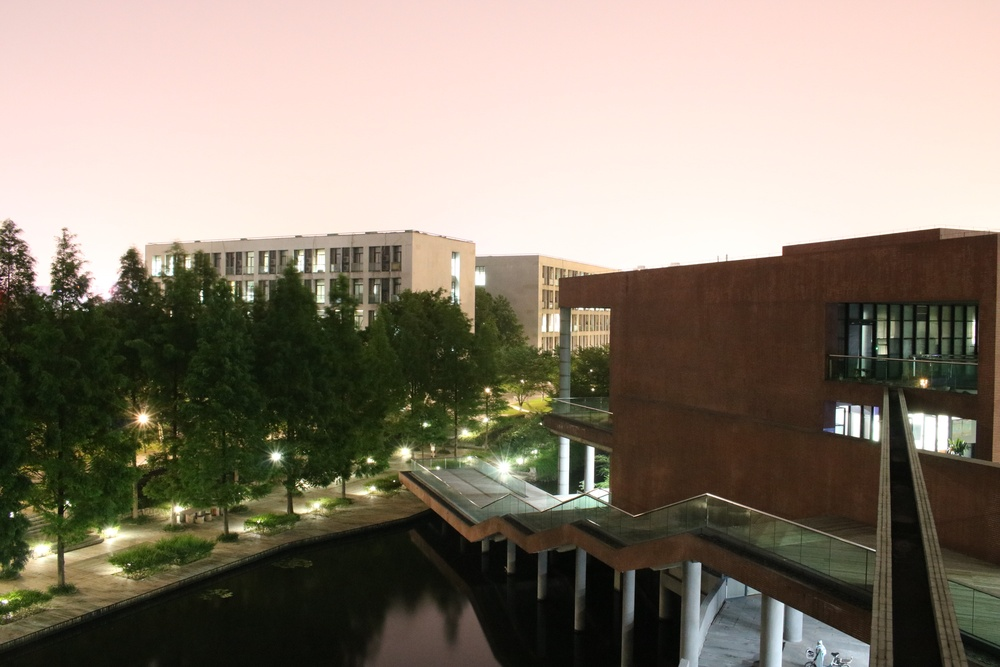
%> input picture alignallfunc/coference hall01.JPG, 1000 x 667 px, shrunk from 6000 x 4000 before the run
$ octave --eval "result = Contrast_Enhance(imread('coference hall01.JPG'));"   (GNU Octave 9; MATLAB toolbox functions it lacks are replaced by stand-ins)
%> lines starting %> are read from the running program, lines starting %| are printed output that depends on the picture
function f = Contrast_Enhance(x)
src = x;
%> src is the input picture: size 667x1000x3 uint8; mean R, G, B 136.1, 126, 111.5
%------imadjust--------------------------------
super_sce1 = imadjust(src,[.2 .3 0;.6 .7 1],[]);
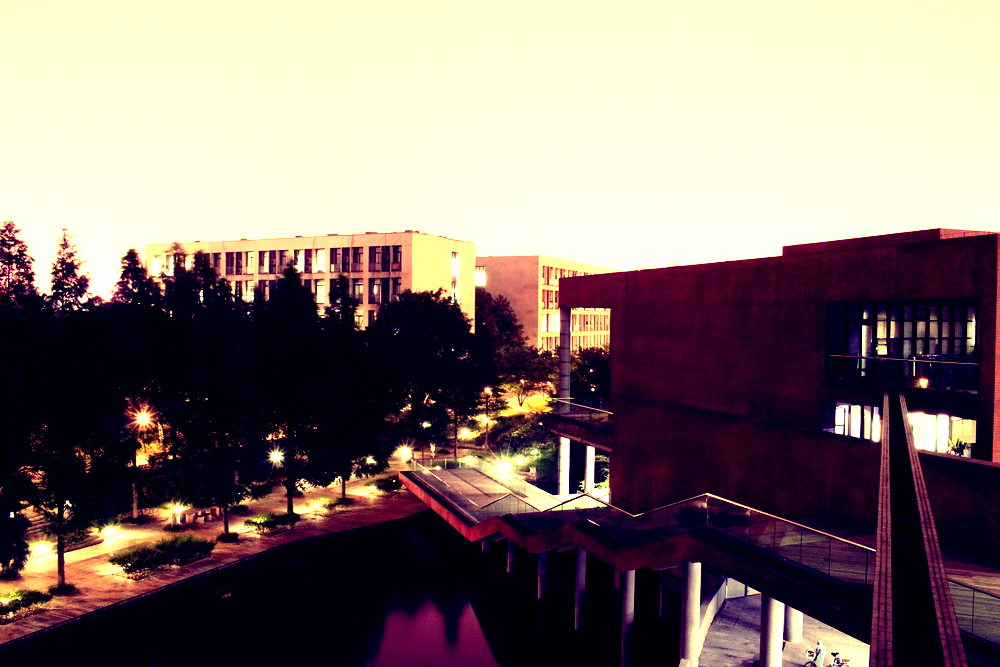
%> super_sce1: size 667x1000x3 uint8; mean R, G, B 131, 115.4, 111.5
%-------histeq---------------------------------
RGB_R = histeq(src(:,:,1));
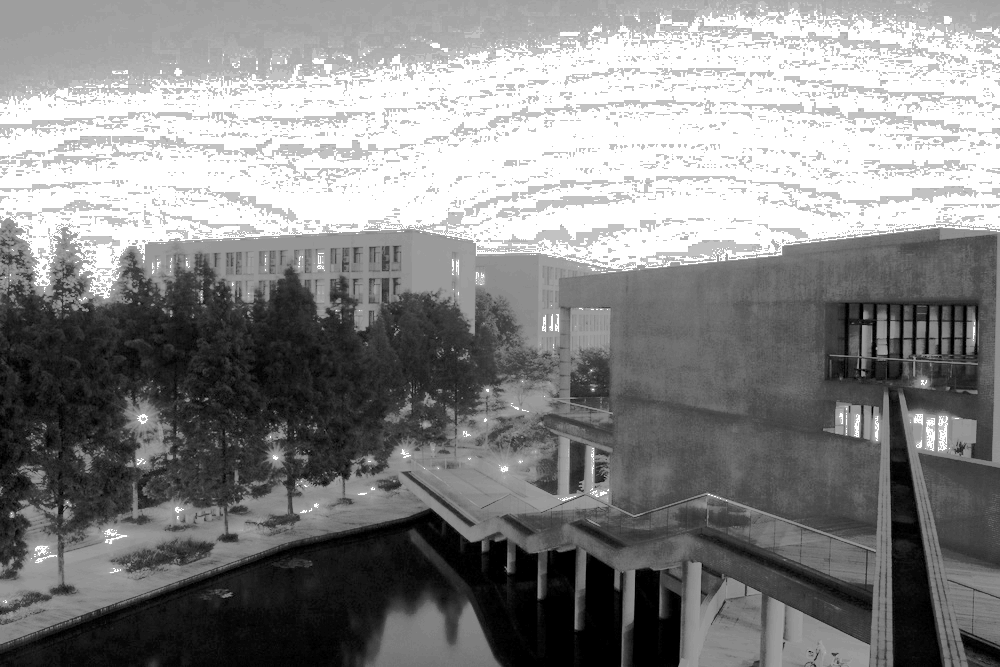
%> RGB_R: size 667x1000 uint8; min 0, max 255, mean 133.5
RGB_G = histeq(src(:,:,2));
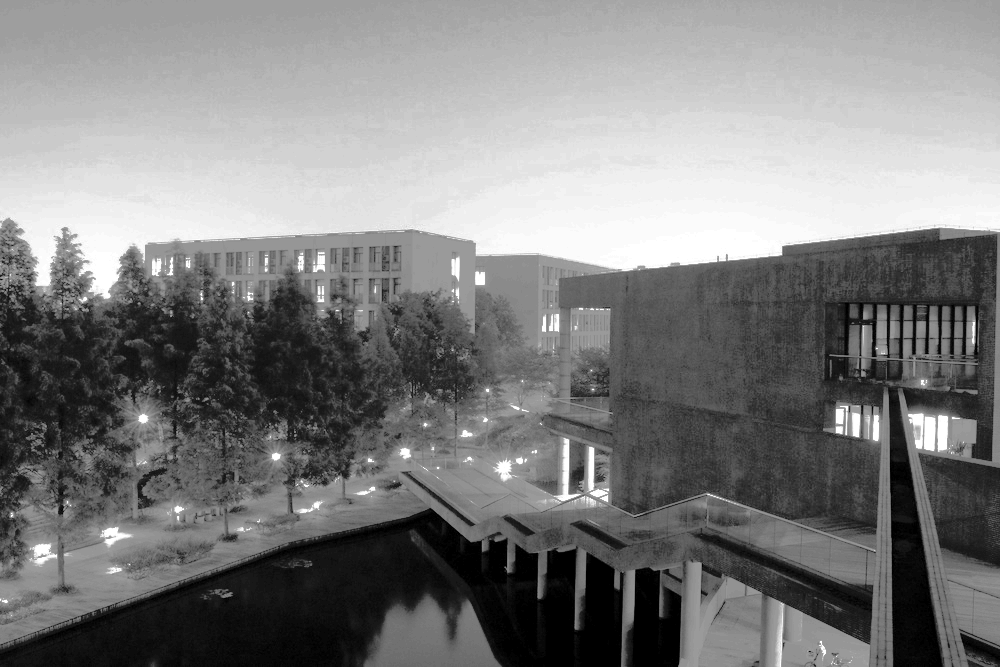
%> RGB_G: size 667x1000 uint8; min 0, max 255, mean 126.5
RGB_B = histeq(src(:,:,3));
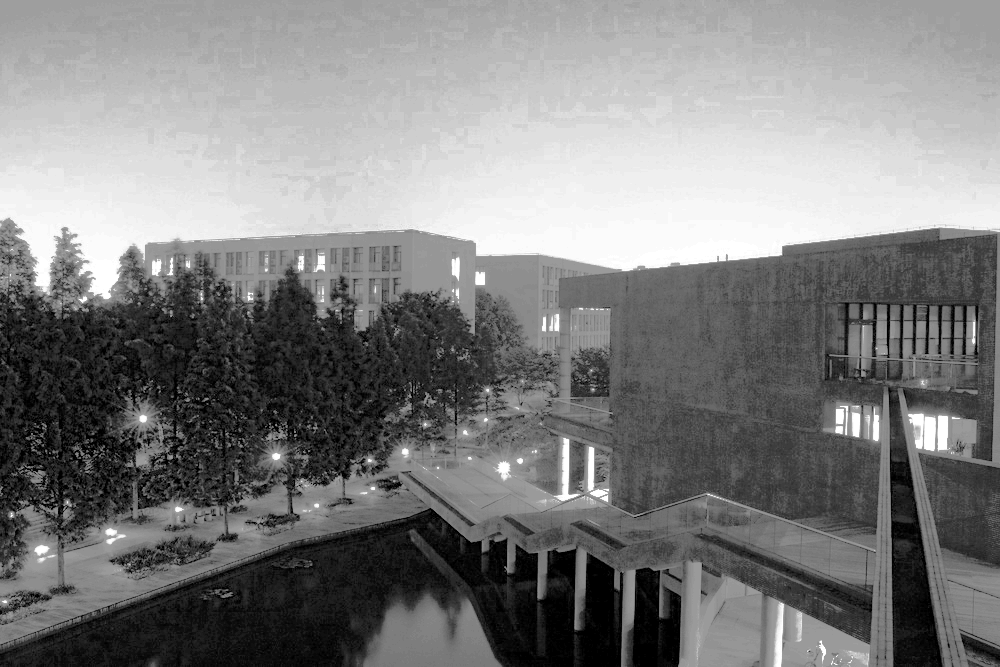
%> RGB_B: size 667x1000 uint8; min 0, max 255, mean 126.6
super_sce2 = cat(3,RGB_R,RGB_G,RGB_B);
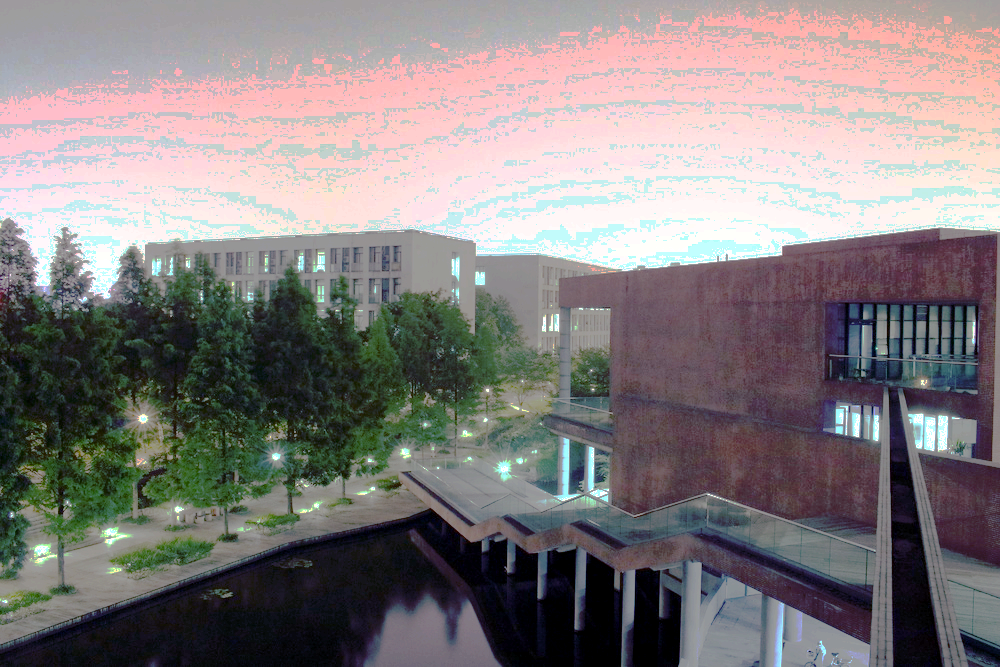
%> super_sce2: size 667x1000x3 uint8; mean R, G, B 133.5, 126.5, 126.6
%------adapthisteq-----------------------------
Lab = rgb2lab(src);
%> Lab: size 667x1000x3 double; mean of channels 1, 2, 3 50.9, 1.3, 9.6
L = Lab(:,:,1)./100;
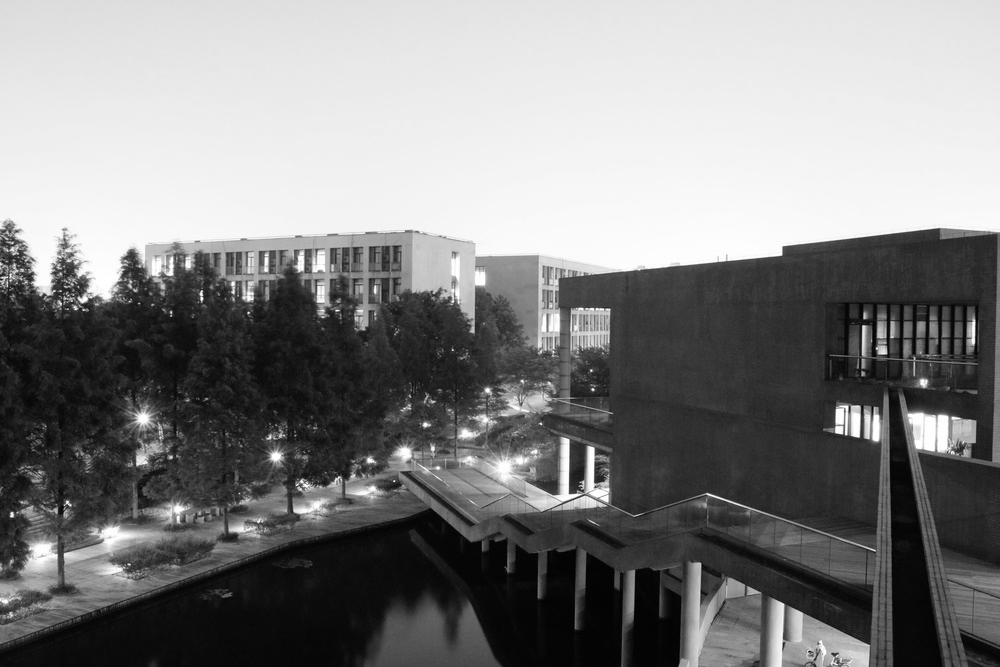
%> L: size 667x1000 double; min 0.00175, max 1, mean 0.509
L = adapthisteq(L,'NumTiles',[8,8],'ClipLimit',0.0001);
Lab(:,:,1) = L*100;
%> Lab: size 667x1000x3 double; mean of channels 1, 2, 3 50.8, 1.3, 9.6
f = lab2rgb(Lab);
%----------------------------------------------
% figure,montage({src,super_sce1,super_sce2,super_sce3});
% figure,imshow(super_sce3);
end
